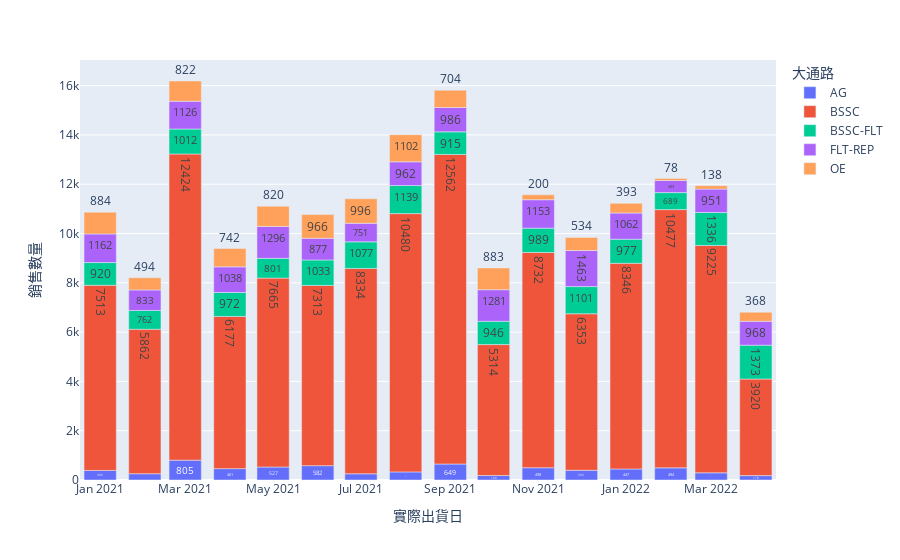

The cell this chart's notebook holds for it:
### Code cell
fig_monthly_sales_volume = px.bar(monthly_sales_volume, x="實際出貨日", y="銷售數量", color="大通路", text="銷售數量")
fig_monthly_sales_volume.show()

### Figure 1 — Plotly figure (JSON) as saved in the notebook; plotly's stock layout.template omitted (floating-point values rounded to 4 significant figures)
{"data": [{"alignmentgroup": "True", "hovertemplate": "大通路=AG<br>實際出貨日=%{x}<br>銷售數量=%{text}<extra></extra>", "legendgroup": "AG", "marker": {"color": "#636efa", "pattern": {"shape": ""}}, "name": "AG", "offsetgroup": "AG", "orientation": "v", "showlegend": true, "text": [389, 255, 805, 461, 527, 582, 252, 328, 649, 180, 498, 393, 447, 494, 292, 178], "textposition": "auto", "type": "bar", "x": ["2021-01-01T00:00:00", "2021-02-01T00:00:00", "2021-03-01T00:00:00", "2021-04-01T00:00:00", "2021-05-01T00:00:00", "2021-06-01T00:00:00", "2021-07-01T00:00:00", "2021-08-01T00:00:00", "2021-09-01T00:00:00", "2021-10-01T00:00:00", "2021-11-01T00:00:00", "2021-12-01T00:00:00", "2022-01-01T00:00:00", "2022-02-01T00:00:00", "2022-03-01T00:00:00", "2022-04-01T00:00:00"], "xaxis": "x", "y": [389, 255, 805, 461, 527, 582, 252, 328, 649, 180, 498, 393, 447, 494, 292, 178], "yaxis": "y"}, {"alignmentgroup": "True", "hovertemplate": "大通路=BSSC<br>實際出貨日=%{x}<br>銷售數量=%{text}<extra></extra>", "legendgroup": "BSSC", "marker": {"color": "#EF553B", "pattern": {"shape": ""}}, "name": "BSSC", "offsetgroup": "BSSC", "orientation": "v", "showlegend": true, "text": [7513, 5862, 12424, 6177, 7665, 7313, 8334, 10480, 12562, 5314, 8732, 6353, 8346, 10477, 9225, 3920], "textposition": "auto", "type": "bar", "x": ["2021-01-01T00:00:00", "2021-02-01T00:00:00", "2021-03-01T00:00:00", "2021-04-01T00:00:00", "2021-05-01T00:00:00", "2021-06-01T00:00:00", "2021-07-01T00:00:00", "2021-08-01T00:00:00", "2021-09-01T00:00:00", "2021-10-01T00:00:00", "2021-11-01T00:00:00", "2021-12-01T00:00:00", "2022-01-01T00:00:00", "2022-02-01T00:00:00", "2022-03-01T00:00:00", "2022-04-01T00:00:00"], "xaxis": "x", "y": [7513, 5862, 12424, 6177, 7665, 7313, 8334, 10480, 12562, 5314, 8732, 6353, 8346, 10477, 9225, 3920], "yaxis": "y"}, {"alignmentgroup": "True", "hovertemplate": "大通路=BSSC-FLT<br>實際出貨日=%{x}<br>銷售數量=%{text}<extra></extra>", "legendgroup": "BSSC-FLT", "marker": {"color": "#00cc96", "pattern": {"shape": ""}}, "name": "BSSC-FLT", "offsetgroup": "BSSC-FLT", "orientation": "v", "showlegend": true, "text": [920, 762, 1012, 972, 801, 1033, 1077, 1139, 915, 946, 989, 1101, 977, 689, 1336, 1373], "textposition": "auto", "type": "bar", "x": ["2021-01-01T00:00:00", "2021-02-01T00:00:00", "2021-03-01T00:00:00", "2021-04-01T00:00:00", "2021-05-01T00:00:00", "2021-06-01T00:00:00", "2021-07-01T00:00:00", "2021-08-01T00:00:00", "2021-09-01T00:00:00", "2021-10-01T00:00:00", "2021-11-01T00:00:00", "2021-12-01T00:00:00", "2022-01-01T00:00:00", "2022-02-01T00:00:00", "2022-03-01T00:00:00", "2022-04-01T00:00:00"], "xaxis": "x", "y": [920, 762, 1012, 972, 801, 1033, 1077, 1139, 915, 946, 989, 1101, 977, 689, 1336, 1373], "yaxis": "y"}, {"alignmentgroup": "True", "hovertemplate": "大通路=FLT-REP<br>實際出貨日=%{x}<br>銷售數量=%{text}<extra></extra>", "legendgroup": "FLT-REP", "marker": {"color": "#ab63fa", "pattern": {"shape": ""}}, "name": "FLT-REP", "offsetgroup": "FLT-REP", "orientation": "v", "showlegend": true, "text": [1162, 833, 1126, 1038, 1296, 877, 751, 962, 986, 1281, 1153, 1463, 1062, 493, 951, 968], "textposition": "auto", "type": "bar", "x": ["2021-01-01T00:00:00", "2021-02-01T00:00:00", "2021-03-01T00:00:00", "2021-04-01T00:00:00", "2021-05-01T00:00:00", "2021-06-01T00:00:00", "2021-07-01T00:00:00", "2021-08-01T00:00:00", "2021-09-01T00:00:00", "2021-10-01T00:00:00", "2021-11-01T00:00:00", "2021-12-01T00:00:00", "2022-01-01T00:00:00", "2022-02-01T00:00:00", "2022-03-01T00:00:00", "2022-04-01T00:00:00"], "xaxis": "x", "y": [1162, 833, 1126, 1038, 1296, 877, 751, 962, 986, 1281, 1153, 1463, 1062, 493, 951, 968], "yaxis": "y"}, {"alignmentgroup": "True", "hovertemplate": "大通路=OE<br>實際出貨日=%{x}<br>銷售數量=%{text}<extra></extra>", "legendgroup": "OE", "marker": {"color": "#FFA15A", "pattern": {"shape": ""}}, "name": "OE", "offsetgroup": "OE", "orientation": "v", "showlegend": true, "text": [884, 494, 822, 742, 820, 966, 996, 1102, 704, 883, 200, 534, 393, 78, 138, 368], "textposition": "auto", "type": "bar", "x": ["2021-01-01T00:00:00", "2021-02-01T00:00:00", "2021-03-01T00:00:00", "2021-04-01T00:00:00", "2021-05-01T00:00:00", "2021-06-01T00:00:00", "2021-07-01T00:00:00", "2021-08-01T00:00:00", "2021-09-01T00:00:00", "2021-10-01T00:00:00", "2021-11-01T00:00:00", "2021-12-01T00:00:00", "2022-01-01T00:00:00", "2022-02-01T00:00:00", "2022-03-01T00:00:00", "2022-04-01T00:00:00"], "xaxis": "x", "y": [884, 494, 822, 742, 820, 966, 996, 1102, 704, 883, 200, 534, 393, 78, 138, 368], "yaxis": "y"}], "layout": {"barmode": "relative", "legend": {"title": {"text": "大通路"}, "tracegroupgap": 0}, "margin": {"t": 60}, "xaxis": {"anchor": "y", "domain": [0, 1], "title": {"text": "實際出貨日"}}, "yaxis": {"anchor": "x", "domain": [0, 1], "title": {"text": "銷售數量"}}}}
